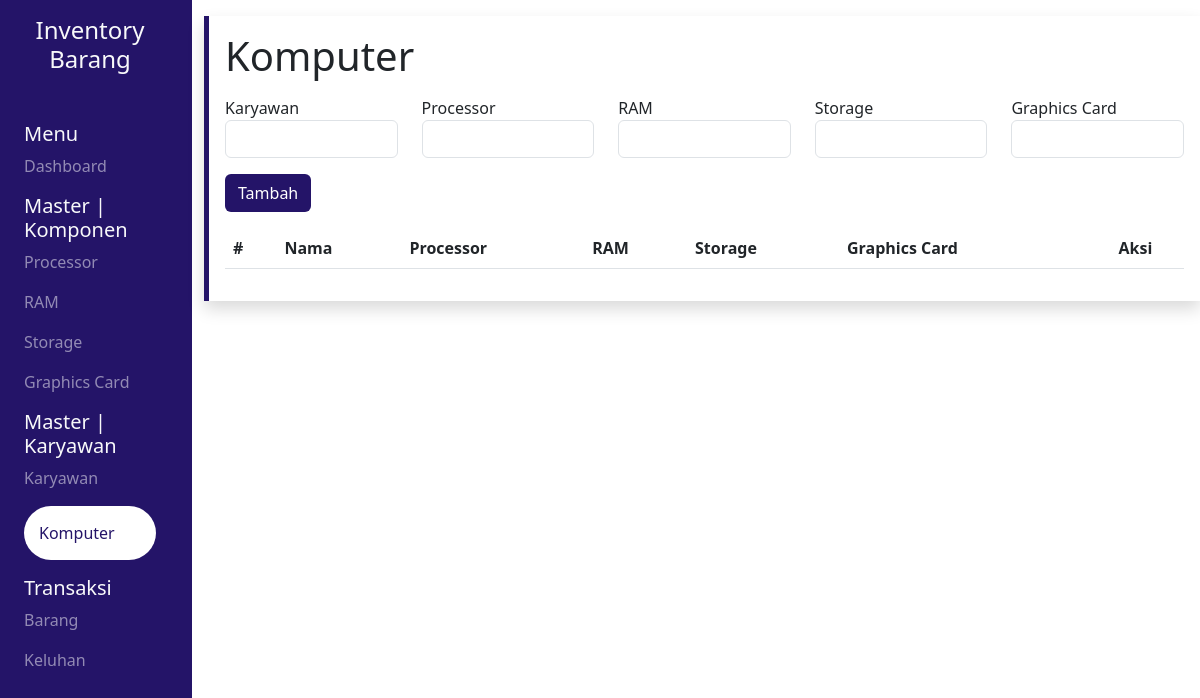
The page /pages/komputer/index.php on the database as committed earlier.
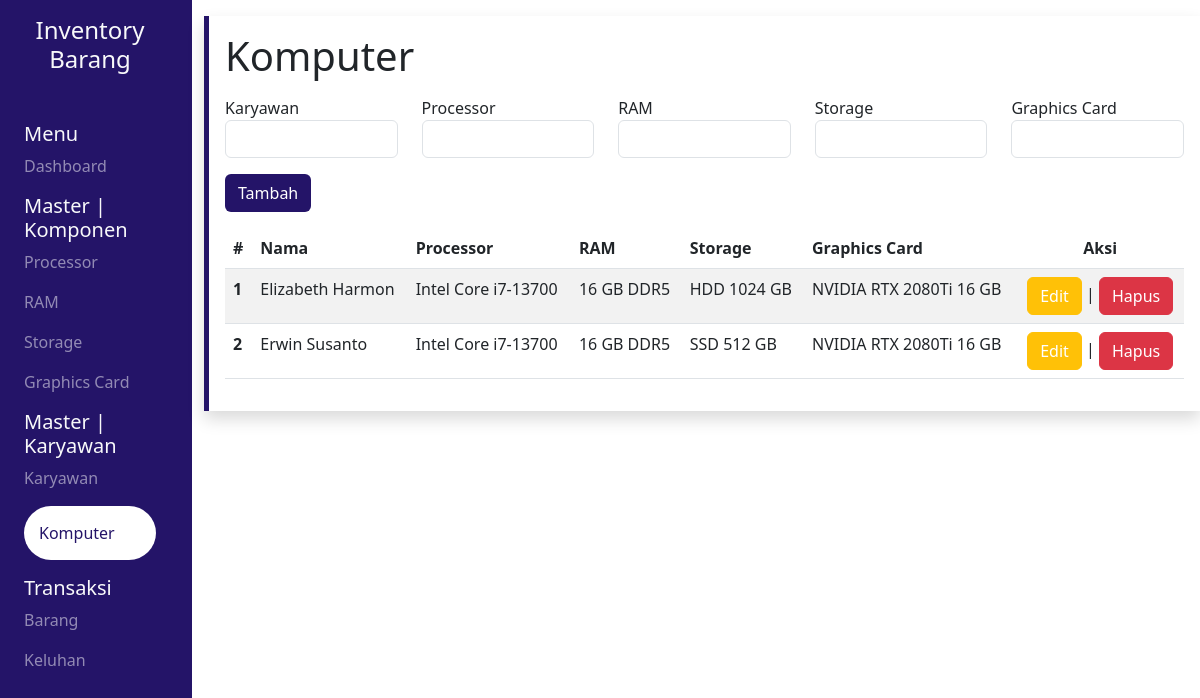
The same page on the database as committed later.
### tables this page shows
CREATE TABLE `komputer` (
  `id` int(11) NOT NULL,
  `id_karyawan` int(11) NOT NULL,
  `id_processor` int(11) NOT NULL,
  `id_ram` int(11) NOT NULL,
  `id_storage` int(11) NOT NULL,
  `id_vga` int(11) NOT NULL
);

CREATE TABLE `karyawan` (
  `id` int(11) NOT NULL,
  `nama` varchar(25) NOT NULL,
  `nip` bigint(18) NOT NULL,
  `jk` enum('Laki - Laki','Perempuan') NOT NULL,
  `divisi` varchar(25) NOT NULL
);

CREATE TABLE `processor` (
  `id` int(11) NOT NULL,
  `nama` varchar(25) NOT NULL,
  `stok` int(11) NOT NULL
);

CREATE TABLE `ram` (
  `id` int(11) NOT NULL,
  `tipe_memori` enum('DDR2','DDR3','DDR4','DDR5') NOT NULL,
  `kapasitas` varchar(25) NOT NULL,
  `stok` int(11) NOT NULL
);

CREATE TABLE `storage` (
  `id` int(11) NOT NULL,
  `tipe` varchar(25) NOT NULL,
  `kapasitas` int(11) NOT NULL,
  `stok` int(11) NOT NULL
);

CREATE TABLE `vga` (
  `id` int(11) NOT NULL,
  `brand` varchar(25) NOT NULL,
  `nama` varchar(25) NOT NULL,
  `vram` int(11) NOT NULL,
  `stok` int(11) NOT NULL
);

### pages/komputer/index.php (the view, shortened to what this page needs)
<?php
include "../src/config/connect.php";
$query_join = "SELECT
    k.id AS id,
    karyawan.nama AS nama_karyawan,
    p.nama AS nama_processor,
    r.kapasitas AS kapasitas_ram,
    r.tipe_memori AS tipe_ram,
    s.tipe AS tipe_storage,
    s.kapasitas AS kapasitas_storage,
    v.brand AS brand_vga,
    v.nama AS nama_vga,
    v.vram AS vram_vga
FROM komputer k
JOIN karyawan ON k.id_karyawan = karyawan.id
JOIN processor p ON k.id_processor = p.id
JOIN ram r ON k.id_ram = r.id
JOIN storage s ON k.id_storage = s.id
JOIN vga v ON k.id_vga = v.id
ORDER BY karyawan.nama ASC";
$result_join = mysqli_query($conn, $query_join);
?>
<!DOCTYPE html>
<html lang="en">
<head>
    <link rel="stylesheet" href="../src/css/global.css">
    <?php include '../src/library/bootstrap.php' ?>
    <?php include '../src/library/datatables.php' ?>
    <?php include '../src/library/sweetalert.php' ?>
</head>
<body>
    <div class="wrapper">
        <div class="row vh-100">
            <section class="col-md-2 sidebar text-light">
                <div class="text-center my-3 mb-5">
                    <h4>Inventory Barang</h4>
                </div>
                <div class="mx-4">
                    <h5>Menu</h5>
                    <a href="../dashboard/">
                        <p class="opacity">Dashboard</p>
                    </a>
                </div>
                <div class="mx-4">
                    <h5>Master | Komponen</h5>
                    <a href="../processor/">
                        <p class="opacity">Processor</p>
                    </a>
                    <a href="../ram/">
                        <p class="opacity">RAM</p>
                    </a>
                    <a href="../storage/">
                        <p class="opacity">Storage</p>
                    </a>
                    <a href="../vga/">
                        <p class="opacity">Graphics Card</p>
                    </a>
                </div>
                <div class="mx-4">
                    <h5>Master | Karyawan</h5>
                    <a href="../karyawan/">
                        <p class="opacity">Karyawan</p>
                        <a href="../komputer/">
                            <p class="opacity-100 aktif rounded-pill">Komputer</p>
                        </a>
                    </a>
                </div>
                <div class="mx-4">
                    <h5>Transaksi</h5>
                    <a href="../barang/">
                        <p class="opacity">Barang</p>
                    </a>
                    <a href="../keluhan/">
                        <p class="opacity">Keluhan</p>
                    </a>
                </div>
            </section>
            <section class="col-md-10 content">
                <div class="wrapper shadow p-3 my-3 left">
                    <h1>Komputer</h1>
                    <form action="" method="POST">
                        <div class="row my-3">
                            <div class="col">
                                <label for="karyawan">Karyawan</label>
                                <input class="form-control" type="text" name="karyawan_input" id="karyawan_input" list="list_karyawan" required>
                            </div>
                            <div class="col">
                                <label for="processor">Processor</label>
                                <input class="form-control" type="text" name="processor_input" id="processor_input" list="list_processor" required>
                            </div>
                            <div class="col">
                                <label for="ram">RAM</label>
                                <input class="form-control" type="text" name="ram_input" id="ram_input" list="list_ram" required>
                            </div>
                            <div class="col">
                                <label for="storage">Storage</label>
                                <input class="form-control" type="text" name="storage_input" id="storage_input" list="list_storage" required>
                            </div>
                            <div class="col">
                                <label for="vga">Graphics Card</label>
                                <input class="form-control" type="text" name="vga_input" id="vga_input" list="list_vga" required>
                            </div>
                        </div>
                        <button class="btn ungu mb-3" name="submit">Tambah</button>
                    </form>
                    <table id="myTable" class="table table-striped display">
                        <thead>
                            <tr>
                                <th scope="col">#</th>
                                <th scope="col">Nama</th>
                                <th scope="col">Processor</th>
                                <th scope="col">RAM</th>
                                <th scope="col">Storage</th>
                                <th scope="col">Graphics Card</th>
                                <th scope="col" class="text-center">Aksi</th>
                            </tr>
                        </thead>
                        <tbody>
                            <?php $no = 1 ?>
                            <?php while ($result = mysqli_fetch_array($result_join)) : ?>
                                <tr>
                                    <th scope="row"><?= $no++ ?></th>
                                    <td><?= $result["nama_karyawan"] ?></td>
                                    <td><?= $result["nama_processor"] ?></td>
                                    <td><?= $result["kapasitas_ram"] . ' GB ' . $result['tipe_ram'] ?></td>
                                    <td><?= $result["tipe_storage"] . ' ' . $result['kapasitas_storage'] . ' GB' ?></td>
                                    <td><?= $result['brand_vga'] . ' ' . $result["nama_vga"] . ' ' . $result['vram_vga'] . ' GB' ?></td>
                                    <td>
                                        <div class="text-center">
                                            <a href="update.php?id=<?= $result['id'] ?>" class="btn btn-warning">Edit</a> | <a href="delete.php?id=<?= $result['id'] ?>" id="btn-del" class="btn btn-danger">Hapus</a>
                                        </div>
                                    </td>
                                </tr>
                            <?php endwhile; ?>
                        </tbody>
                    </table>
                </div>
            </section>
        </div>
    </div>
</body>
</html>

### pages/src/library/bootstrap.php (shortened to what this page needs)
<link rel="stylesheet" href="https://cdn.jsdelivr.net/npm/bootstrap@5.3.1/dist/css/bootstrap.min.css">
<link href="https://cdnjs.cloudflare.com/ajax/libs/twitter-bootstrap/5.3.0/css/bootstrap.min.css" rel="stylesheet">

### pages/src/library/datatables.php (shortened to what this page needs)
<link href="https://cdn.datatables.net/v/bs5/jq-3.7.0/dt-1.13.6/datatables.min.css" rel="stylesheet">

### pages/src/library/sweetalert.php (shortened to what this page needs)
<link href="https://cdn.jsdelivr.net/npm/sweetalert2@11.7.20/dist/sweetalert2.min.css" rel="stylesheet">

### pages/src/css/global.css (style rules this page uses)
body { overflow-x: hidden; }
a { text-decoration: none !important; color: #fff !important; }
.aktif { background-color: #fff; color: #241468; padding: 15px; }
.ungu { background-color: #241468 !important; color: #fff !important; }
.opacity { opacity: 0.5; }
.sidebar { background-color: #241468 !important; }
.left { border-left: 5px solid #241468 !important; }

Rows that differ between the two databases and show on the page:
added komputer: id_karyawan.nama "Elizabeth Harmon", id_processor.nama "Intel Core i7-13700", id_ram.kapasitas "16", id_ram.tipe_memori "DDR5", id_storage.tipe "HDD", id_storage.kapasitas "1024", id_vga.brand "NVIDIA", id_vga.nama "RTX 2080Ti", id_vga.vram "16"
added komputer: id_karyawan.nama "Erwin Susanto", id_processor.nama "Intel Core i7-13700", id_ram.kapasitas "16", id_ram.tipe_memori "DDR5", id_storage.tipe "SSD", id_storage.kapasitas "512", id_vga.brand "NVIDIA", id_vga.nama "RTX 2080Ti", id_vga.vram "16"
